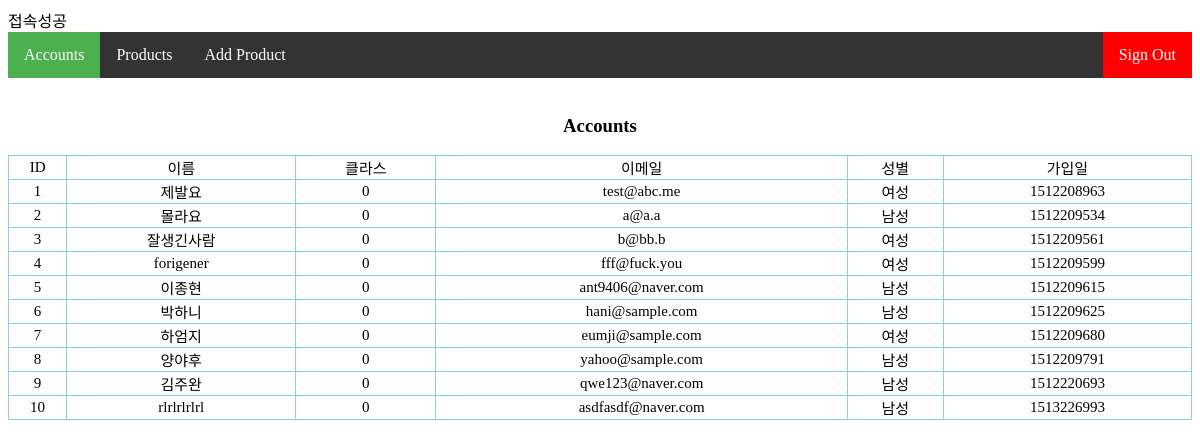
The page /administrator/admin_manager_accounts.php on the database its author committed.
### tables this page shows
CREATE TABLE `mymember` (
  `myMemberID` int(10) UNSIGNED NOT NULL COMMENT '고객번호',
  `userName` varchar(60) NOT NULL DEFAULT '' COMMENT '이름',
  `email` varchar(30) NOT NULL,
  `pw` varchar(40) NOT NULL COMMENT '비밀번호',
  `birthDay` char(10) NOT NULL COMMENT '생일',
  `gender` enum('w','m') NOT NULL COMMENT '성별',
  `class` char(1) NOT NULL DEFAULT '0',
  `profilePhoto` varchar(80) DEFAULT NULL COMMENT '프로필사진',
  `coverPhoto` varchar(80) DEFAULT NULL COMMENT '커버사진',
  `regTime` int(10) UNSIGNED NOT NULL COMMENT '가입시간'
);

### administrator/admin_manager_accounts.php (the view, shortened to what this page needs)
<?php
  $host = "localhost";
  $user = "root";
  $pw = "root";
  $dbName = "myservice";
  $dbConnection=new mysqli($host, $user, $pw, $dbName);
  $dbConnection->set_charset("utf8");
  if(isset($_GET['page'])){
    $page = (int) $_GET['page'];
  }else{
    $page = 1;
  }
  $numView = 50;
  $firstLimitValue = ($numView * $page) - $numView;
  $sql = "SELECT * FROM mymember LIMIT {$firstLimitValue}, {$numView}";
  $result = $dbConnection->query($sql);
?>
<!doctype html>
<html>
<head>
</head>
<body>
<ul>
	<li><a class="active_selected">Accounts</a></li>
	<li><a href="admin_manager_products.php">Products</a></li>
	<li class="dropdown">
		<a href="javascript:void(0)" class="dropbtn">Add Product</a>
	</li>
	<li style="float:right"><a class="active_logout" href="admin_logout_process.php">Sign Out</a></li>
</ul>
<br>
<h3 align = "center">Accounts</h3>
  <table width="100%" bgcolor="skyblue" cellspacing="1">
    <tr bgcolor="white" align="center">
      <td>ID</td>
      <td>이름</td>
      <td>클라스</td>
      <td>이메일</td>
      <td>성별</td>
      <td>가입일</td>
    </tr>
<?php
  for($i = 0; $i < $result->num_rows; $i++){
    $member = $result->fetch_array(MYSQLI_ASSOC);
?>
      <tr bgcolor="white" align="center">
        <td><?=$member['myMemberID']?></td>
        <td><?=$member['userName']?></td>
        <td><?=$member['class']?></td>
        <td><?=$member['email']?></td>
        <td><?=(($member['gender']=='w')?'여성':'남성')?></td>
        <td><?=$member['regTime']?></td>
      </tr>
<?php } ?>
  </table>
</body>
</html>

### administrator/admin_manager_accounts.php (style rules this page uses)
table { font-size:15px }
ul { list-style-type: none; margin: 0; padding: 0; overflow: hidden; background-color: #333; }
li { float: left; }
li a, .dropbtn { display: inline-block; color: white; text-align: center; padding: 14px 16px; text-decoration: none; }
li.dropdown { display: inline-block; }
.active_selected { background-color: #4CAF50; }
.active_logout { background-color: red; }

### rows shown on the page
mymember: myMemberID "1", userName "제발요", class "0", email "test@abc.me", gender "여성", regTime "1512208963"
mymember: myMemberID "2", userName "몰라요", class "0", email "a@a.a", gender "남성", regTime "1512209534"
mymember: myMemberID "3", userName "잘생긴사람", class "0", email "b@bb.b", gender "여성", regTime "1512209561"
mymember: myMemberID "4", userName "forigener", class "0", email "fff@fuck.you", gender "여성", regTime "1512209599"
mymember: myMemberID "5", userName "이종현", class "0", email "ant9406@naver.com", gender "남성", regTime "1512209615"
mymember: myMemberID "6", userName "박하니", class "0", email "hani@sample.com", gender "남성", regTime "1512209625"
mymember: myMemberID "7", userName "하엄지", class "0", email "eumji@sample.com", gender "여성", regTime "1512209680"
mymember: myMemberID "8", userName "양야후", class "0", email "yahoo@sample.com", gender "남성", regTime "1512209791"
mymember: myMemberID "9", userName "김주완", class "0", email "qwe123@naver.com", gender "남성", regTime "1512220693"
mymember: myMemberID "10", userName "rlrlrlrlrl", class "0", email "asdfasdf@naver.com", gender "남성", regTime "1513226993"
